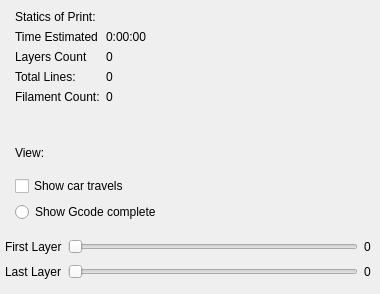
     <widget class="QWidget" name="Preview">
      <attribute name="title">
       <string>Statics of Print</string>
      </attribute>
      <widget class="QWidget" name="layoutWidget_3">
       <property name="geometry">
        <rect>
         <x>15</x>
         <y>10</y>
         <width>184</width>
         <height>131</height>
        </rect>
       </property>
       <layout class="QFormLayout" name="formLayout">
        <item row="0" column="0">
         <widget class="QLabel" name="label_6">
          <property name="text">
           <string>Statics of Print:</string>
          </property>
         </widget>
        </item>
        <item row="1" column="0">
         <widget class="QLabel" name="label_11">
          <property name="text">
           <string>Time Estimated</string>
          </property>
         </widget>
        </item>
        <item row="1" column="1">
         <widget class="QLabel" name="lb_estimatedTime">
          <property name="text">
           <string>0:00:00</string>
          </property>
         </widget>
        </item>
        <item row="2" column="0">
         <widget class="QLabel" name="label_8">
          <property name="text">
           <string>Layers Count</string>
          </property>
         </widget>
        </item>
        <item row="2" column="1">
         <widget class="QLabel" name="lb_layerCounter">
          <property name="text">
           <string>0</string>
          </property>
         </widget>
        </item>
        <item row="3" column="0">
         <widget class="QLabel" name="label_9">
          <property name="text">
           <string>Total Lines:</string>
          </property>
         </widget>
        </item>
        <item row="3" column="1">
         <widget class="QLabel" name="lb_lineCounter">
          <property name="text">
           <string>0</string>
          </property>
         </widget>
        </item>
        <item row="4" column="0">
         <widget class="QLabel" name="label_10">
          <property name="text">
           <string>Filament Count:</string>
          </property>
         </widget>
        </item>
        <item row="4" column="1">
         <widget class="QLabel" name="lb_filamentQnt">
          <property name="text">
           <string>0</string>
          </property>
         </widget>
        </item>
       </layout>
      </widget>
      <widget class="QWidget" name="layoutWidget_4">
       <property name="geometry">
        <rect>
         <x>15</x>
         <y>135</y>
         <width>197</width>
         <height>87</height>
        </rect>
       </property>
       <layout class="QVBoxLayout" name="verticalLayout_2">
        <item>
         <widget class="QLabel" name="label_12">
          <property name="text">
           <string>View:</string>
          </property>
         </widget>
        </item>
        <item>
         <widget class="QCheckBox" name="checkBox">
          <property name="text">
           <string>Show car travels</string>
          </property>
         </widget>
        </item>
        <item>
         <widget class="QRadioButton" name="radioButton">
          <property name="text">
           <string>Show Gcode complete</string>
          </property>
         </widget>
        </item>
       </layout>
      </widget>
      <widget class="QWidget" name="layoutWidget_5">
       <property name="geometry">
        <rect>
         <x>5</x>
         <y>235</y>
         <width>366</width>
         <height>50</height>
        </rect>
       </property>
       <layout class="QGridLayout" name="gridLayout_4">
        <item row="0" column="0">
         <widget class="QLabel" name="label_13">
          <property name="text">
           <string>First Layer</string>
          </property>
         </widget>
        </item>
        <item row="0" column="1">
         <widget class="QSlider" name="sl_layers_first">
          <property name="maximum">
           <number>100</number>
          </property>
          <property name="orientation">
           <enum>Qt::Horizontal</enum>
          </property>
         </widget>
        </item>
        <item row="0" column="2">
         <widget class="QLabel" name="lb_sliderLayer_first">
          <property name="text">
           <string>0</string>
          </property>
         </widget>
        </item>
        <item row="1" column="0">
         <widget class="QLabel" name="label_14">
          <property name="text">
           <string>Last Layer</string>
          </property>
         </widget>
        </item>
        <item row="1" column="1">
         <widget class="QSlider" name="sl_layers_last">
          <property name="maximum">
           <number>100</number>
          </property>
          <property name="orientation">
           <enum>Qt::Horizontal</enum>
          </property>
         </widget>
        </item>
        <item row="1" column="2">
         <widget class="QLabel" name="lb_sliderLayer_last">
          <property name="text">
           <string>0</string>
          </property>
         </widget>
        </item>
       </layout>
      </widget>
     </widget>
